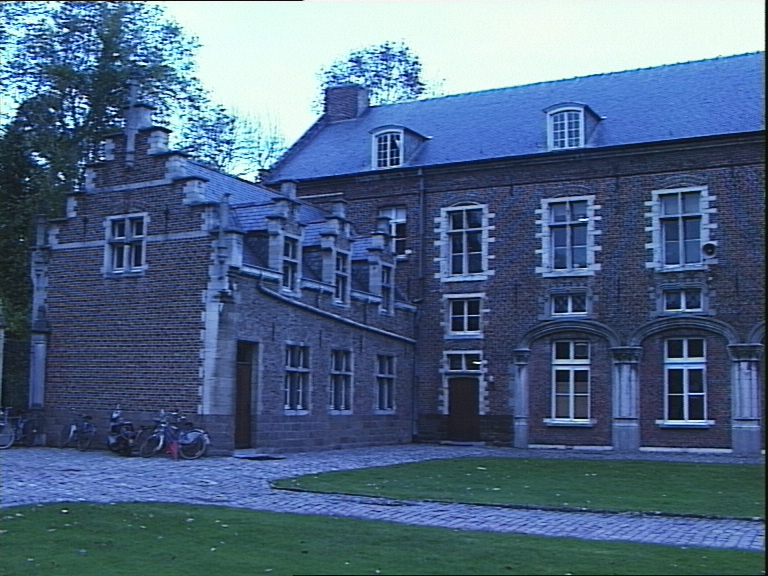
//> input picture BasicStereoVision/castleA.png, 768 x 576 px
$ ./main   (built with g++ and OpenCV 4)
//> lines starting //> are read from the running program, lines starting //| are printed output that depends on the picture
#include <opencv2/opencv.hpp>


int main() {
    cv::Mat sourceL = cv::imread("/home/tibor/Desktop/opencv-projects/BasicStereoVision/castleA.png");
//> sourceL is the input picture: 576 rows x 768 cols, CV_8UC3; mean B, G, R 132.5, 102.4, 78.7
    cv::Mat sourceR = cv::imread("/home/tibor/Desktop/opencv-projects/BasicStereoVision/castleB.png");
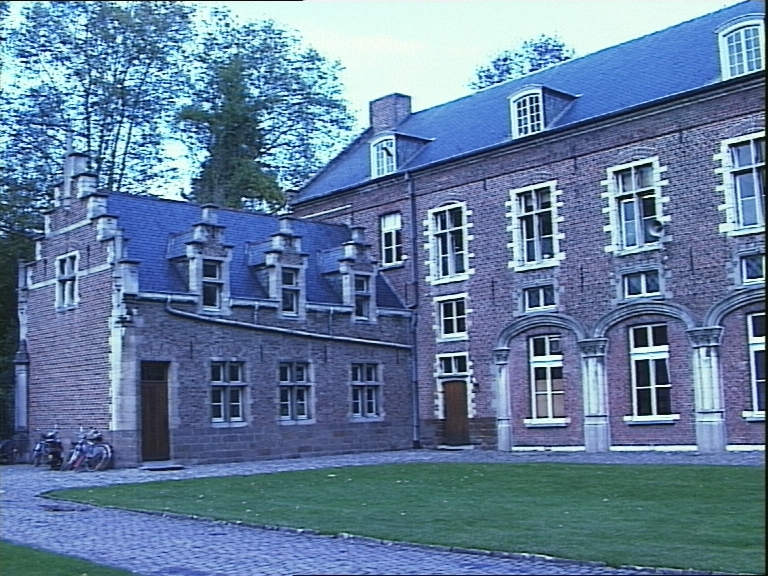
//> input picture BasicStereoVision/castleB.png, 768 x 576 px
//> sourceR is the input picture: 576 rows x 768 cols, CV_8UC3; mean B, G, R 157.6, 125.8, 98.3

    cv::imshow("L", sourceL);
    cv::imshow("R", sourceR);

    int minDisparity = 0;
    int numDisparities = 64;
    int blockSize = 8;
    int disp12MaxDiff = 1;
    int uniquenessRatio = 10;
    int speckleWindowSize = 10;
    int speckleRange = 8;

    cv::Ptr<cv::StereoSGBM> stereo = cv::StereoSGBM::create(minDisparity, numDisparities, blockSize, disp12MaxDiff,
                                                            uniquenessRatio, speckleWindowSize, speckleRange);

    cv::Mat disparity;
    stereo->compute(sourceL, sourceR, disparity);
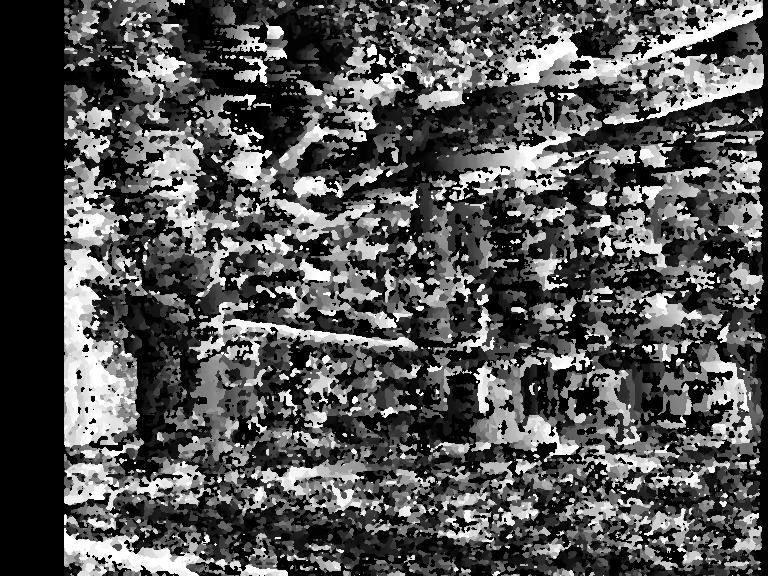
//> disparity: 576 rows x 768 cols, CV_16SC1; min -16, max 1008, mean 319.5; drawn with min black and max white
    cv::normalize(disparity, disparity, 0, 255, cv::NORM_MINMAX, CV_8UC1);
//> disparity: 576 rows x 768 cols, CV_8UC1

    cv::imshow("Disparity", disparity);
    cv::waitKey();

    return 0;
}
